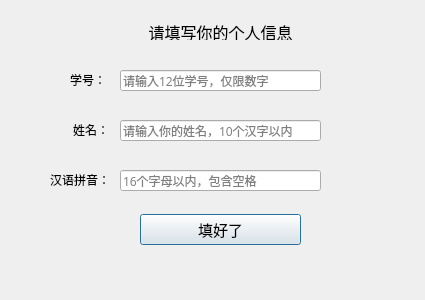
<?xml version="1.0" encoding="UTF-8"?>
<ui version="4.0">
 <class>userInfoDialog</class>
 <widget class="QDialog" name="userInfoDialog">
  <property name="geometry">
   <rect>
    <x>0</x>
    <y>0</y>
    <width>425</width>
    <height>300</height>
   </rect>
  </property>
  <property name="windowTitle">
   <string>OpenCV Face Recognition System - UserInfo</string>
  </property>
  <widget class="QLineEdit" name="cnNameLineEdit">
   <property name="geometry">
    <rect>
     <x>120</x>
     <y>120</y>
     <width>201</width>
     <height>21</height>
    </rect>
   </property>
   <property name="font">
    <font>
     <family>AR PL UKai CN</family>
    </font>
   </property>
   <property name="toolTip">
    <string/>
   </property>
   <property name="alignment">
    <set>Qt::AlignLeading|Qt::AlignLeft|Qt::AlignVCenter</set>
   </property>
   <property name="placeholderText">
    <string>请输入你的姓名，10个汉字以内</string>
   </property>
   <property name="clearButtonEnabled">
    <bool>true</bool>
   </property>
  </widget>
  <widget class="QLabel" name="enNameLabel">
   <property name="geometry">
    <rect>
     <x>50</x>
     <y>164</y>
     <width>61</width>
     <height>31</height>
    </rect>
   </property>
   <property name="font">
    <font>
     <family>AR PL UKai CN</family>
    </font>
   </property>
   <property name="text">
    <string>汉语拼音：</string>
   </property>
  </widget>
  <widget class="QLabel" name="stuIDLabel">
   <property name="geometry">
    <rect>
     <x>70</x>
     <y>64</y>
     <width>41</width>
     <height>31</height>
    </rect>
   </property>
   <property name="font">
    <font>
     <family>AR PL UKai CN</family>
    </font>
   </property>
   <property name="text">
    <string>学号：</string>
   </property>
  </widget>
  <widget class="QLabel" name="cnNameLabel">
   <property name="geometry">
    <rect>
     <x>73</x>
     <y>114</y>
     <width>41</width>
     <height>31</height>
    </rect>
   </property>
   <property name="font">
    <font>
     <family>AR PL UKai CN</family>
    </font>
   </property>
   <property name="text">
    <string>姓名：</string>
   </property>
  </widget>
  <widget class="QPushButton" name="okButton">
   <property name="geometry">
    <rect>
     <x>140</x>
     <y>214</y>
     <width>161</width>
     <height>31</height>
    </rect>
   </property>
   <property name="font">
    <font>
     <family>AR PL UKai CN</family>
     <pointsize>11</pointsize>
    </font>
   </property>
   <property name="text">
    <string>填好了</string>
   </property>
  </widget>
  <widget class="QLabel" name="msgLabel">
   <property name="geometry">
    <rect>
     <x>80</x>
     <y>254</y>
     <width>281</width>
     <height>21</height>
    </rect>
   </property>
   <property name="text">
    <string/>
   </property>
   <property name="alignment">
    <set>Qt::AlignCenter</set>
   </property>
  </widget>
  <widget class="QLabel" name="tipLabel">
   <property name="geometry">
    <rect>
     <x>100</x>
     <y>24</y>
     <width>241</width>
     <height>16</height>
    </rect>
   </property>
   <property name="font">
    <font>
     <family>AR PL UKai CN</family>
     <pointsize>12</pointsize>
    </font>
   </property>
   <property name="text">
    <string>请填写你的个人信息</string>
   </property>
   <property name="alignment">
    <set>Qt::AlignCenter</set>
   </property>
  </widget>
  <widget class="QLineEdit" name="enNameLineEdit">
   <property name="geometry">
    <rect>
     <x>120</x>
     <y>170</y>
     <width>201</width>
     <height>21</height>
    </rect>
   </property>
   <property name="font">
    <font>
     <family>AR PL UKai CN</family>
    </font>
   </property>
   <property name="toolTip">
    <string/>
   </property>
   <property name="placeholderText">
    <string>16个字母以内，包含空格</string>
   </property>
   <property name="clearButtonEnabled">
    <bool>true</bool>
   </property>
  </widget>
  <widget class="QLineEdit" name="stuIDLineEdit">
   <property name="geometry">
    <rect>
     <x>120</x>
     <y>70</y>
     <width>201</width>
     <height>21</height>
    </rect>
   </property>
   <property name="font">
    <font>
     <family>AR PL UKai CN</family>
    </font>
   </property>
   <property name="toolTip">
    <string/>
   </property>
   <property name="placeholderText">
    <string>请输入12位学号，仅限数字</string>
   </property>
   <property name="clearButtonEnabled">
    <bool>true</bool>
   </property>
  </widget>
 </widget>
 <resources/>
 <connections/>
</ui>
